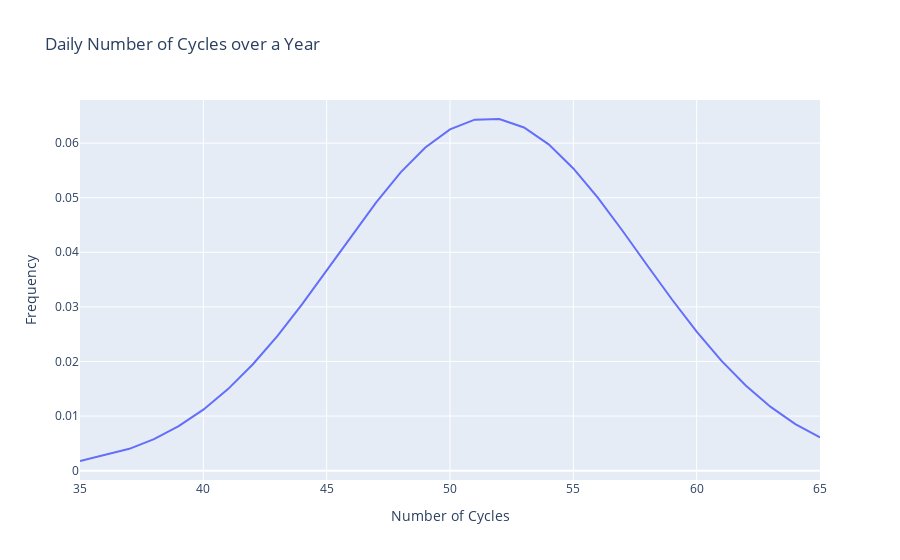

The notebook cell this image was saved under:
### Code cell
mean = statistics.mean(np.sort(ciclos))
sd = statistics.stdev(np.sort(ciclos))

x_axis = np.sort(ciclos)
y_axis = norm.pdf(np.sort(ciclos),mean,sd)

grafico_interativo_linha(x_axis,
                        y_axis,
                        "Number of Cycles",
                        "Frequency",
                        "Daily Number of Cycles over a Year")

# plt.plot(np.sort(ciclos),norm.pdf(np.sort(ciclos),mean,sd))
# plt.title("Daily Number of Cycles over a Year")
# plt.ylabel("Frequency")
# plt.xlabel("Number of Cycles")
# plt.show()

### Figure 1 — Plotly figure (JSON) as saved in the notebook; plotly's stock layout.template omitted (floating-point values rounded to 4 significant figures; data arrays with more than 128 entries replaced by an {"elided": "..."} marker saying what was removed)
{"data": [{"mode": "lines", "name": "", "type": "scatter", "x": {"elided": "365 int values"}, "y": {"elided": "365 float values"}}], "layout": {"legend": {"title": {"text": "Legenda"}}, "title": {"text": "Daily Number of Cycles over a Year"}, "xaxis": {"title": {"text": "Number of Cycles"}}, "yaxis": {"title": {"text": "Frequency"}}}}
